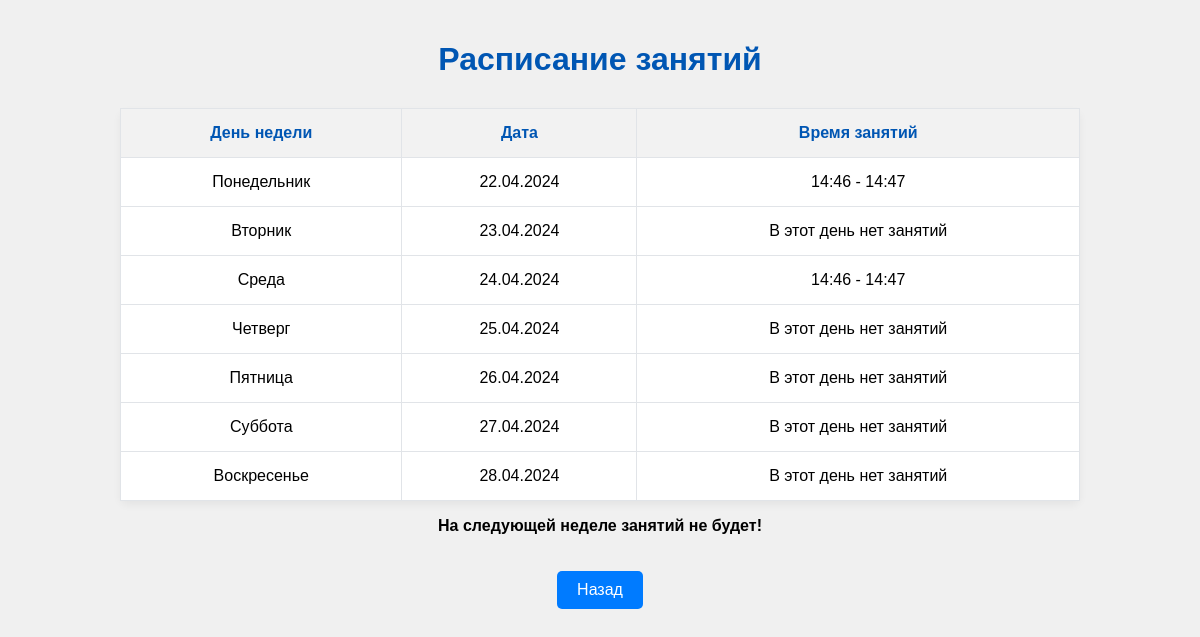
The app's page /user/schedule/ (signed in) with its own data.
### user/models.py (models this page shows, shortened)
class Schedule(models.Model):
    group = models.IntegerField(null=True, blank=True, verbose_name='Группа')
    monday = models.BooleanField(default=False, verbose_name='Понедельник')
    mondayTime = models.TimeField(null=True, blank=True, verbose_name='Время занятий в понедельник')
    mondayTimeFinal = models.TimeField(null=True, blank=True, verbose_name='Время окончания занятий в понедельник')
    tuesday = models.BooleanField(default=False, verbose_name='Вторник')
    tuesdayTime = models.TimeField(null=True, blank=True, verbose_name='Время занятий во вторник')
    tuesdayTimeFinal = models.TimeField(null=True, blank=True, verbose_name='Время окончания занятий во вторник')
    wednesday = models.BooleanField(default=False, verbose_name='Среда')
    wednesdayTime = models.TimeField(null=True, blank=True, verbose_name='Время занятий в Среду')
    wednesdayTimeFinal = models.TimeField(null=True, blank=True, verbose_name='Время окончания занятий в среду')
    thursday = models.BooleanField(default=False, verbose_name='Четверг')
    thursdayTime = models.TimeField(null=True, blank=True, verbose_name='Время занятий в четверг')
    thursdayTimeFinal = models.TimeField(null=True, blank=True, verbose_name='Время окончания занятий в четверг')
    friday = models.BooleanField(default=False, verbose_name='Пятница')
    fridayTime = models.TimeField(null=True, blank=True, verbose_name='Время занятий в пятницу')
    fridayTimeFinal = models.TimeField(null=True, blank=True, verbose_name='Время окончания занятий в пятницу')
    saturday = models.BooleanField(default=False, verbose_name='Суббота')
    saturdayTime = models.TimeField(null=True, blank=True, verbose_name='Время занятий в субботу')
    saturdayTimeFinal = models.TimeField(null=True, blank=True, verbose_name='Время окончания занятий в субботу')
    sunday = models.BooleanField(default=False, verbose_name='Воскресенье')
    sundayTime = models.TimeField(null=True, blank=True, verbose_name='Время занятий в воскресенье')
    sundayTimeFinal = models.TimeField(null=True, blank=True, verbose_name='Время окончания занятий в воскресенье')
    comment = models.TextField( null=True, blank=True, verbose_name='Комментарий', default="")
    class Meta:
        verbose_name = 'Расписание'
        verbose_name_plural = 'Расписания'

### user/views.py (the view)
# urls.py: path('schedule/', views.schedule, name='schedule'),
def schedule(request):
    if user_check(request):
        groups = request.user.groups.all()
        try:
            scheduleUser = Schedule.objects.filter(group=int(groups[0].name)).first()
            if scheduleUser is None:
                return render(request, 'user/error.html', {'error': 'Для вас еще не составлено расписание.'})
            today = localtime().date()
            start_week = today - timedelta(days=today.weekday())  # Monday
            week_dates = [(start_week + timedelta(days=i)) for i in range(7)]
            schedule_data = []
            for i, current_date in enumerate(week_dates):
                day_name = current_date.strftime('%A').lower()
                time = "В этот день нет занятий"  # Инициализация переменной time
                timeFinally = "В этот день нет занятий"  # Инициализация переменной timeFinally
                if day_name == 'monday' and scheduleUser.monday:
                    time = scheduleUser.mondayTime
                    timeFinally = scheduleUser.mondayTimeFinal
                elif day_name == 'tuesday' and scheduleUser and scheduleUser.tuesday:
                    time = scheduleUser.tuesdayTime
                    timeFinally = scheduleUser.tuesdayTimeFinal
                elif day_name == 'wednesday' and scheduleUser and scheduleUser.wednesday:
                    time = scheduleUser.wednesdayTime
                    timeFinally = scheduleUser.wednesdayTimeFinal
                elif day_name == 'tuesday' and scheduleUser and scheduleUser.tuesday:
                    time = scheduleUser.thursdayTime
                    timeFinally = scheduleUser.thursdayTimeFinal
                elif day_name == 'friday' and scheduleUser and scheduleUser.friday:
                    time = scheduleUser.fridayTime
                    timeFinally = scheduleUser.fridayTimeFinal
                elif day_name == 'saturday' and scheduleUser and scheduleUser.saturday:
                    time = scheduleUser.saturdayTime
                    timeFinally = scheduleUser.saturdayTimeFinal
                elif day_name == 'sunday' and scheduleUser and scheduleUser.sunday:
                    time = scheduleUser.sundayTime
                    timeFinally = scheduleUser.sundayTimeFinal
                schedule_data.append({
                    'day': current_date.strftime('%A').capitalize(),
                    'date': current_date,
                    'time': time,
                    'time_finally': timeFinally,
                    'is_today': (current_date == today)
                })
            context = {
                'class_comment': scheduleUser.comment if scheduleUser else "",
                'schedule_data': schedule_data
            }
            return render(request, 'user/schedule.html', context)
        except:
            return render(request, 'user/error.html',
                          {'error': 'Ошибка при загрузке расписания. Для вас еще не составлено расписание.'})
    else:
        return render(request, 'user/error.html', {'error': 'Вы не авторизованы'})

### user/views.py (called while the page is built)
def user_check(request):
    auth_status = request.user.is_authenticated
    return auth_status

### main/templates/user/schedule.html (shortened to what this page needs)
{% load static %}
<!DOCTYPE html>
<html lang="ru">
<head>
    <link rel="stylesheet" href="{% static 'user/css/schedule.css' %}">
</head>
<body>
    <h1>Расписание занятий</h1>
    <table>
        <thead>
            <tr>
                <th>День недели</th>
                <th>Дата</th>
                <th>Время занятий</th>
            </tr>
        </thead>
        <tbody>
            {% for item in schedule_data %}
            <tr class="{% if item.is_today %}today-highlight{% endif %}">
                <td>
                    {% if item.date.weekday == 0 %}Понедельник
                    {% elif item.date.weekday == 1 %}Вторник
                    {% elif item.date.weekday == 2 %}Среда
                    {% elif item.date.weekday == 3 %}Четверг
                    {% elif item.date.weekday == 4 %}Пятница
                    {% elif item.date.weekday == 5 %}Суббота
                    {% elif item.date.weekday == 6 %}Воскресенье
                    {% endif %}
                </td>
                <td>{{ item.date|date:"d.m.Y" }}</td>
                <td>
                    {% if item.time != "В этот день нет занятий" %}
                        {{ item.time }} - {{ item.time_finally }}
                    {% else %}
                        {{ item.time }}
                    {% endif %}
                </td>
            </tr>
            {% empty %}
            <tr>
                <td colspan="3">Расписание недоступно.</td>
            </tr>
            {% endfor %}
        </tbody>
    </table>
    {% if class_comment %}
        <div class="class-comment">
            <b><p>{{ class_comment }}</p></b>
        </div>
    {% endif %}
    <a href="{% url 'userinfo' %}" class="back-button">Назад</a>
</body>
</html>

### staticfiles/user/css/schedule.css (style rules this page uses)
body { font-family: 'Arial', sans-serif; margin: 0; padding: 20px; min-height: 100vh; background-color: #f0f0f0; display: flex; flex-direction: column; align-items: center; }
h1 { color: #0056b3; margin-bottom: 20px; }
table { width: 90%; max-width: 960px; margin-top: 10px; background: #ffffff; border-collapse: collapse; box-shadow: 0 4px 8px rgba(0,0,0,0.05); border-radius: 8px; }
th, td { padding: 15px; border: 1px solid #e1e4e8; text-align: center; }
th { background-color: #f2f2f2; color: #0056b3; }
td { background-color: #ffffff; }
.back-button { padding: 10px 20px; background-color: #007bff; color: white; border: none; border-radius: 5px; text-decoration: none; cursor: pointer; margin-top: 20px; }
tr:nth-child(even) { background-color: #f9f9f9; }
.today-highlight { background-color: #ffc107; }

### records on screen
Schedule: time "14:46" "14:46", time_finally "14:47" "14:47", comment "На следующей неделе занятий не будет!"

### other values on screen
{{ item.date|date:"d.m.Y" }} "22.04.2024" "23.04.2024" "24.04.2024" "25.04.2024" "26.04.2024" "27.04.2024" "28.04.2024"
{{ item.time }} "В этот день нет занятий" "В этот день нет занятий" "В этот день нет занятий" "В этот день нет занятий" "В этот день нет занятий"
